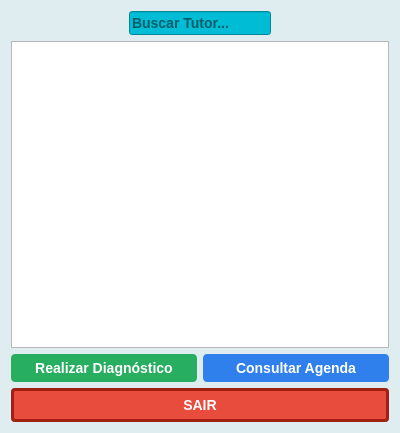
<?xml version="1.0" encoding="UTF-8"?>
<ui version="4.0">
 <class>Form</class>
 <widget class="QWidget" name="Form">
  <property name="geometry">
   <rect>
    <x>0</x>
    <y>0</y>
    <width>400</width>
    <height>433</height>
   </rect>
  </property>
  <property name="windowTitle">
   <string>Tela Veterinário</string>
  </property>
  <property name="styleSheet">
   <string notr="true">QWidget#Form {
    background-color: #dfedf0;
}</string>
  </property>
  <layout class="QVBoxLayout" name="verticalLayout">
   <item>
    <layout class="QHBoxLayout" name="horizontalLayout_2">
     <item>
      <spacer name="horizontalSpacer_2">
       <property name="orientation">
        <enum>Qt::Horizontal</enum>
       </property>
       <property name="sizeHint" stdset="0">
        <size>
         <width>40</width>
         <height>20</height>
        </size>
       </property>
      </spacer>
     </item>
     <item>
      <widget class="QLineEdit" name="tutorInput">
       <property name="styleSheet">
        <string notr="true">    font-family: &quot;Arial&quot;, sans-serif;
    font-size: 14px;
    font-weight: bold;
background-color: #00bcd4</string>
       </property>
       <property name="placeholderText">
        <string>Buscar Tutor...</string>
       </property>
      </widget>
     </item>
     <item>
      <spacer name="horizontalSpacer_3">
       <property name="orientation">
        <enum>Qt::Horizontal</enum>
       </property>
       <property name="sizeHint" stdset="0">
        <size>
         <width>40</width>
         <height>20</height>
        </size>
       </property>
      </spacer>
     </item>
    </layout>
   </item>
   <item>
    <widget class="QListWidget" name="listWidget"/>
   </item>
   <item>
    <layout class="QHBoxLayout" name="horizontalLayout">
     <item>
      <widget class="QPushButton" name="diagnosticoBTN">
       <property name="styleSheet">
        <string notr="true">QPushButton {
    background-color: #27ae60;
    color: white;
    border-radius: 4px;
    border: none;
    padding: 6px 12px;
    font-family: &quot;Arial&quot;, sans-serif;
    font-size: 14px;
    font-weight: bold;
}
QPushButton:hover {
    background-color: #219150;
}
</string>
       </property>
       <property name="text">
        <string>Realizar Diagnóstico</string>
       </property>
      </widget>
     </item>
     <item>
      <widget class="QPushButton" name="agendaBTN">
       <property name="styleSheet">
        <string notr="true">QPushButton {
    background-color: #2f80ed;
    color: white;
    border: none;
    border-radius: 4px;
    padding: 6px 12px;
    font-family: &quot;Arial&quot;, sans-serif;
    font-size: 14px;
    font-weight: bold;
}
QPushButton:hover {
    background-color: #1c64d1;
}</string>
       </property>
       <property name="text">
        <string>Consultar Agenda</string>
       </property>
      </widget>
     </item>
    </layout>
   </item>
   <item>
    <widget class="QPushButton" name="sairBTN">
     <property name="styleSheet">
      <string notr="true">QPushButton {
    background-color: #e74c3c;
    color: white;
    border-radius: 4px;
    border: 3px solid #a02012;
    padding: 6px 12px;
    font-family: &quot;Arial&quot;, sans-serif;
    font-size: 14px;
    font-weight: bold;
}
QPushButton:hover {
    background-color: #c0392b;
    border: 1px solid #701008;
}</string>
     </property>
     <property name="text">
      <string>SAIR</string>
     </property>
    </widget>
   </item>
  </layout>
 </widget>
 <resources/>
 <connections/>
</ui>
